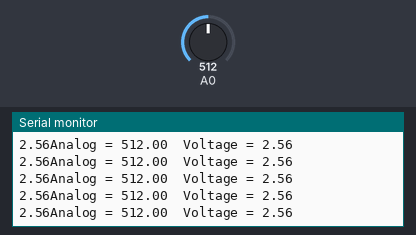
This sketch was run on a simulated Arduino Uno, built with avr-gcc and run on an emulated ATmega328P. Parts: the last lines printed to the serial monitor. The test bench sets the inputs (shaded band); at power-on: A0 = 512.

Above: at 1.2 s.
1.3 s: A0 set to 716
At 1.43 s:
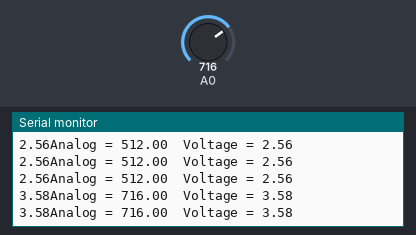
2.8 s: A0 set to 1010
At 2.85 s:
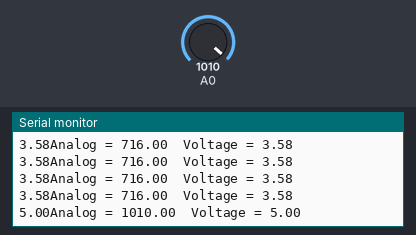
Timing chart, 0 to 5.8 s (numbered marks = the images above; inputs shaded):
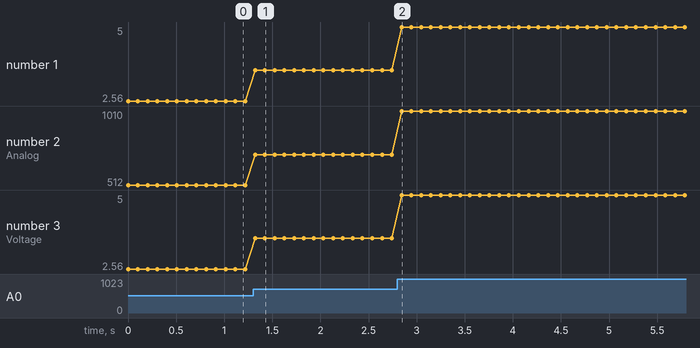

Measured:
- after the input at 1.3 s, the serial monitor: prints a new line at once (image 1)
- after the input at 2.8 s, the serial monitor: prints a new line at once (image 2)
- plotted number 1: 2.56 → 3.58 after the input at 1.3 s, 3.58 → 5 after the input at 2.8 s
- plotted number 2: 512 → 716 after the input at 1.3 s, 716 → 1010 after the input at 2.8 s
- plotted number 3: 2.56 → 3.58 after the input at 1.3 s, 3.58 → 5 after the input at 2.8 s

The sketch:

analog_to_volt.ino
```cpp
float analogSensor;
float voltvalue;
int a;
float d;
  void setup()
{
  pinMode(A0,INPUT);
  Serial.begin(9600);
}
//////////////////////
void value(int b){
  if(1000<b)
  {d=5;}
  else if(15<b)
  {d=b/200.00;}
  else
  {d=0;}
}
  void loop()
{
  //input
  analogSensor=analogRead(A0);
  a=map(analogSensor,1000.00,10.00,0.00,5.00);
  value(analogSensor);
  voltvalue =  d;
  //serial
  Serial.print(d);
  Serial.print("Analog = ");
  Serial.print(analogSensor);
  Serial.print("  ");
  Serial.print("Voltage = ");
  Serial.println(voltvalue);
  delay(100);
}
```
